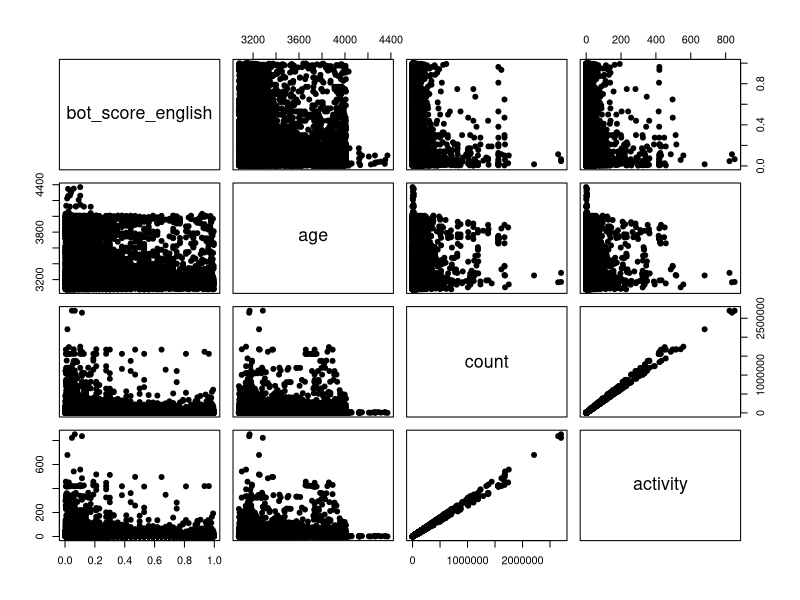
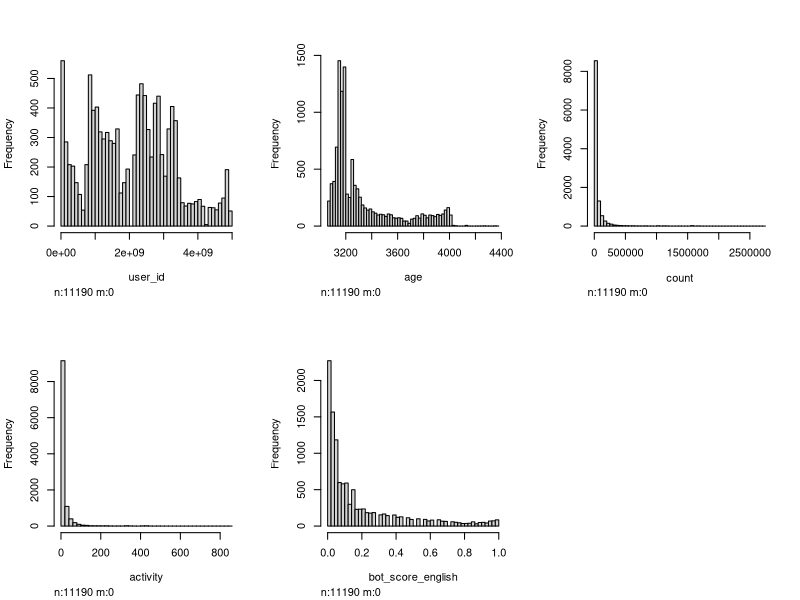
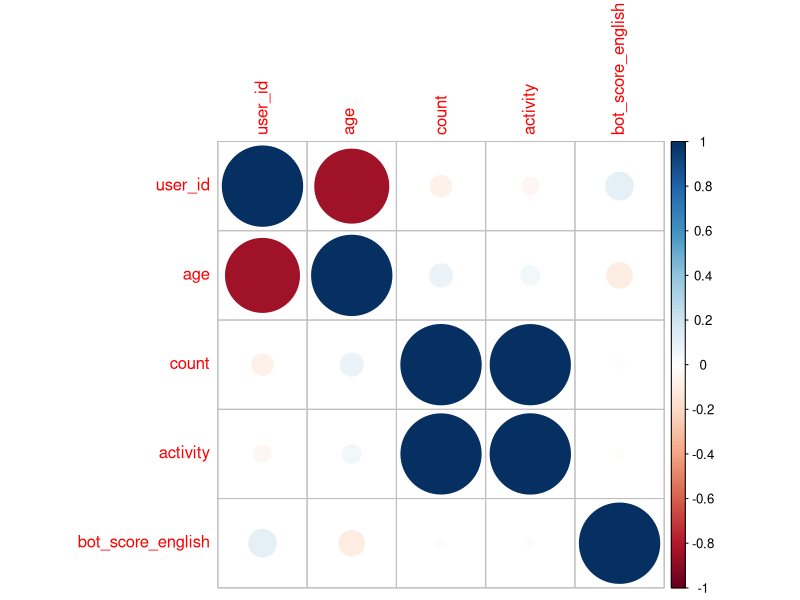

Here is the R script that generated these plots, in order:
## Analysis
install.packages("Hmisc")
install.packages("corrplot")
library(Hmisc)
library(tidyverse)
library(corrplot)
# Reading in data
bot_data <- read_csv("activity_botscore.csv")

# Exploring data through summaries and visualizations
head(bot_data)
summary(bot_data)
pairs(~bot_score_english + age + count + activity, pch = 19, data = bot_data)
## Random distribution between all features except count and activity, which
## have a very strong positive linear relationship. 
hist.data.frame(bot_data)
## All relevant features (user_id is not relevant) have a heavily right-tailed
## distribution. This indicates that most of the observations fall in the lower
## echelon of values for each feature. 
all_correlations <- cor(bot_data)
corrplot(all_correlations)
## We can see a very large negative correlation between user_id and age and a
## very large correlation between activity and count. Besides these all 
## correlations are quite minimal

# Model creation
model_noint = lm(bot_score_english~age+activity, data = bot_data)
model_int = lm(bot_score_english~age+activity+age*activity, data = bot_data)
summary(model_noint)
summary(model_int)
